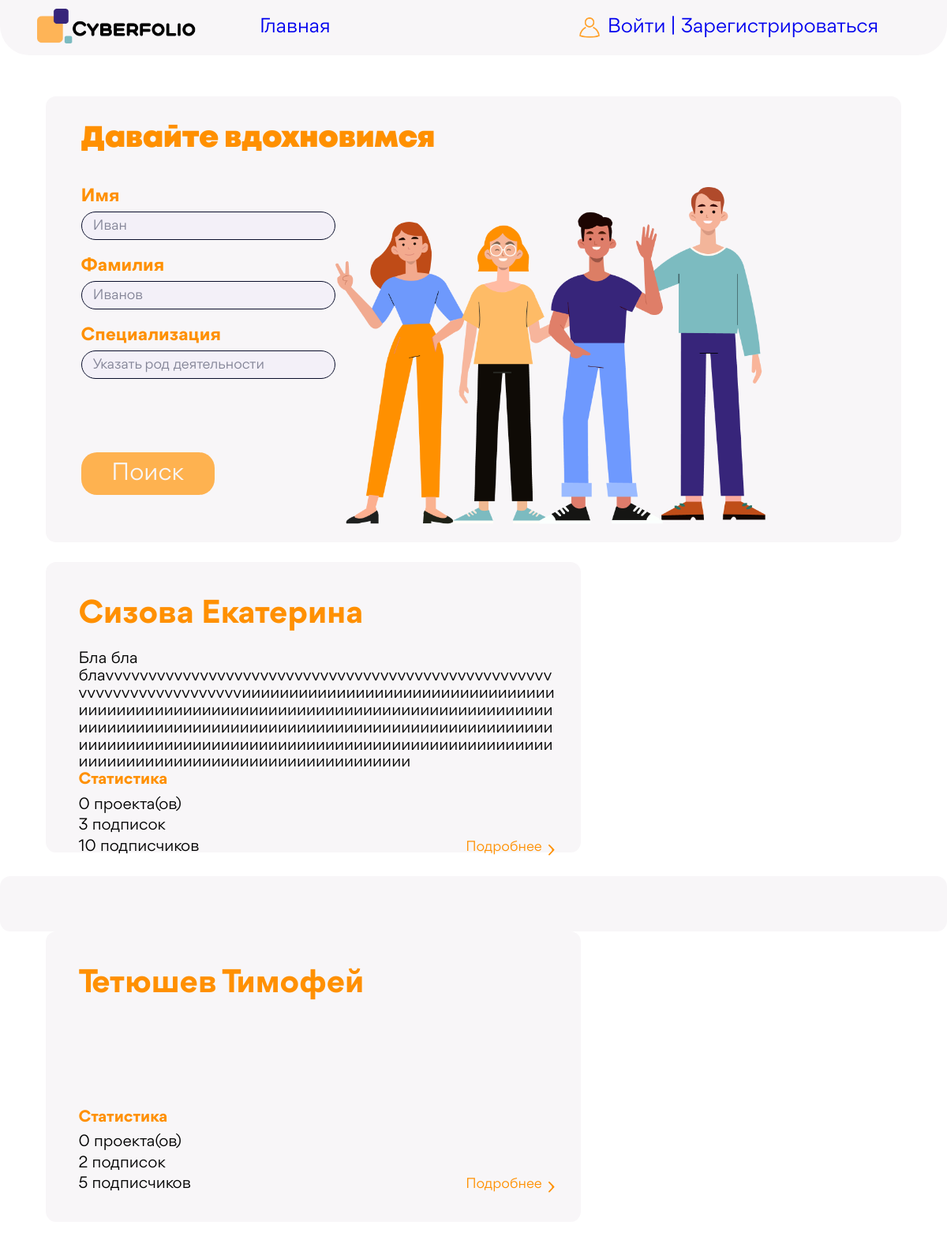
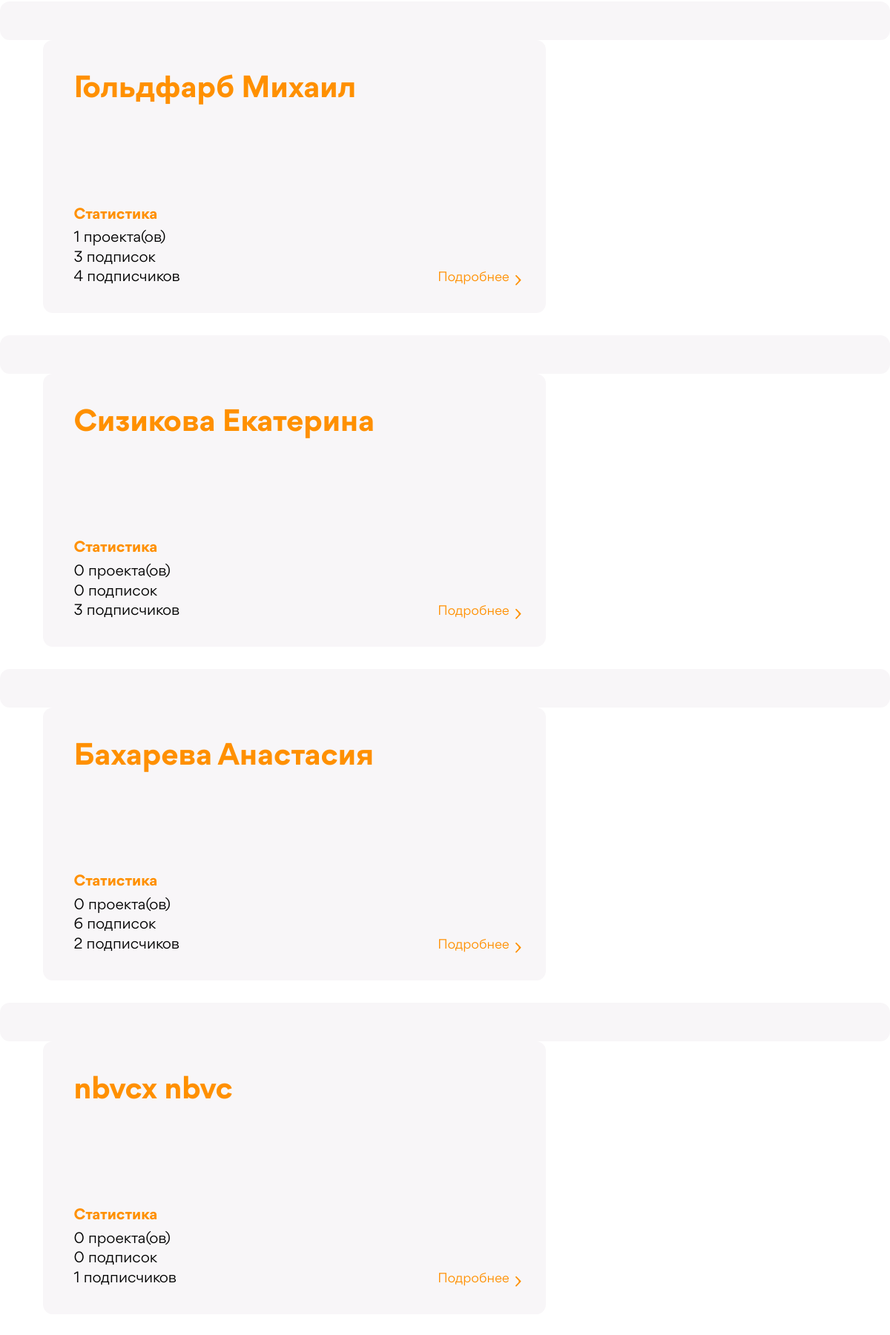
The page / (upper part) on the database its author committed (2 pictures, top to bottom).
### Accounts/models.py (models this page shows, shortened)
class User(AbstractUser):
    sur_sur_name = models.CharField(max_length=20, verbose_name="Фамилия",blank=True)
    slug = models.SlugField(verbose_name='Слаг', unique=True)
    descriptions = models.TextField(max_length=300, verbose_name='Описание',blank=True)
    email = models.EmailField(verbose_name='Почта',blank=True)
    spec = models.ForeignKey('Specs', db_index=True, on_delete=models.PROTECT, verbose_name="Специализация",blank=True, default=1)
    photo = models.ImageField(upload_to=user_directory_path, blank=True, verbose_name="Фото")
    time_create = models.DateTimeField(auto_now_add=True, verbose_name="Время создания")
    vk_url = models.URLField(max_length=128, blank=True, verbose_name='VK')
    hh_url = models.URLField(max_length=128,blank=True, verbose_name='HH')
    behance_url = models.URLField(max_length=128,blank=True,verbose_name='BH')
    def get_projects(self):
        return Project.objects.all().filter(users=self)
    def count_projects(self):
        return self.get_projects().count()
    def get_followers(self):
        return Follow.objects.all().filter(follow_from_id=self.id).values_list('follow_to', flat=True)
    def count_followers(self):
        return self.get_followers().count()
    def count_followings(self):
        return Follow.objects.all().filter(follow_to_id=self.id).count()
    def get_short_name(self):
        return '{0} {1}'.format(self.last_name, self.first_name)
    class Meta:
        verbose_name = 'Юзер'
        verbose_name_plural = 'Юзеры'
        ordering = ['id']

### Accounts/views.py (the view)
# urls.py: 2. Add a URL to urlpatterns:  path('', Home.as_view(), name='home')
class Home(ListView):
    model = User
    template_name = "main_page.html"
    context_object_name = "users"
    def get_context_data(self, *, object_list = None, **kwargs):
        context = super().get_context_data(**kwargs)
        context['title'] = "Главная страница"
        return context
    def get_queryset(self):
        users = User.objects.all().exclude(id=self.request.user.id).filter(is_superuser=0)
        if self.request.method == 'GET':
            first_name = self.request.GET.get('first_name')
            last_name = self.request.GET.get('last_name')
            spec = self.request.GET.get('specialization')
            first_name_q = Q()
            if first_name:
                first_name_q = Q(first_name__icontains=first_name)
            last_name_q = Q()
            if last_name:
                last_name_q = Q(last_name__icontains=last_name)
            if spec:
                try:
                    spec_obj = Specs.objects.get(name=spec)
                    users = users.filter(spec=spec_obj)
                except Specs.DoesNotExist:
                    pass
            users = users.filter(first_name_q & last_name_q)
        users = users.annotate(num_followers=Count('following')).order_by('-num_followers')
        return users

### templates/main_page.html (shortened to what this page needs)
{% extends 'base.html' %}
{% load static %}
{% block css %}
    <link rel="stylesheet" href="{% static 'css/normalize.css' %}">
    <link rel="stylesheet" href="{% static 'css/general_styles.css' %}">
    <link rel="stylesheet" href="{% static 'css/main_page.css' %}">
    <link href = "{% static 'fonts/stylesheet.css' %}" rel = "stylesheet" type = "text/css" />
{% endblock %}
{% block content %}
    <div class="search_container">
            <div class="search_header">
                Давайте вдохновимся
            </div>
            <div class="search_info">
                <form method="GET" action="{% url 'home' %}">
                    <div class="input-heading">Имя</div>
                    <input type="text" name="first_name" id="first_name" value="{{ request.GET.first_name }}" placeholder="Иван" class="input search_input">
                    <div class="input-heading">Фамилия</div>
                    <input type="text" name="last_name" id="last_name" value="{{ request.GET.last_name }}" placeholder="Иванов" class="input search_input">
                    <div class="input-heading">Специализация</div>
                    <input type="text" name="specialization" id="specialization" value="{{ request.GET.specialization }}" placeholder="Указать род деятельности" class="input search_input">
                    <div class="search_button-container">
                        <button type="submit" class="usual-button search_button">Поиск</button>
                    </div>
                </form>
                <div>
                    <img class="search_img" src="{% static 'images/mainpage_img.png' %}">
                </div>
            </div>
        </div>
<div class="users">
{% for u in users %}
    <div class="user-card-container">
            <div class="left-section card-container">
                <div class="user-header">{{ u.get_short_name }}</div>
                <p class="user-text">{{ u.descriptions }}</p>
                <div class="user-statistic-header">Статистика</div>
                <div class="statistic-container">
                    <ul class="statistic-list">
                        <li class="statistic-item">{{ u.count_projects }} проекта(ов)</li>
                        <li class="statistic-item">{{ u.count_followers }} подписок</li>
                        <li class="statistic-item">{{ u.count_followings }} подписчиков</li>
                    </ul>
                    <a href="{% url 'profile' slug=u.slug %}" class="project-link">
                        <h5 class="abour-project">Подробнее</h5>
                        <img class="abour-project-icon" src="{% static 'images/about-project-icon.svg' %}">
                    </a>
                    </div>
                </div>
            </div>
            <div class="right-section card-container">
            </div>
        </div>
{% endfor %}
{% endblock %}

### Accounts/static/css/general_styles.css (style rules this page uses)
body { background-image: url(../images/background.png); background-size: cover; background-repeat: no-repeat; }
.usual-button { background-color: #feb250; padding: 1.14vw 2.70vw; border-radius: 1.66vw; color: #f8f6f8 !important; font-weight: 400; font-size: 2.5vw; line-height: 2.7vw; border: 0px !important; }
p { margin: 0; }
a { text-decoration: none; }
input { text-decoration: none; border: 0px; color: #000000; }
ul { list-style: none; margin: 0; padding: 0; }
img { max-width: 100%; }
html { font-family: "Gordita"; }
* { box-sizing: border-box; }
.user-text { font-family: 'Gordita'; font-style: normal; font-weight: 400; font-size: 1.6667vw; line-height: 1.8229vw; overflow-wrap: break-word; }
.statistic-item:not(:last-child) { margin-bottom: 0.41vw; }
.user-statistic-header { display: inline; font-weight: 700; font-size: 1.66667vw; line-height: 1.8229vw; color: #FF9000; margin-bottom: 0.78125vw; margin-top: 0px; padding: 0px; }
.statistic-item { font-weight: 400; font-size: 1.66667vw; line-height: 1.8229vw; flex-wrap: nowrap; display: flex; margin-top: 0px; padding: 0px; }
.abour-project { font-weight: 400; font-size: 1.46vw; line-height: 1.5625vw; color: #FF9000; }
.abour-project-icon { min-width: 0.7vw; max-width: 0.7vw; margin-left: 0.68125vw; }
.project-link { display: flex; flex-direction: row; align-items: center; margin-top: auto; }
.card-container { background-color: #F8F6F8; border-radius: 1.1vw; }
.input::placeholder { color: #828396; }
.input { border: 0.15vw solid #090E2B; border-radius: 4.01vw; padding: 0.78vw 1.198vw; transition: 0.3s box-shadow, 0.3s border-color; background: #f3f0f8; font-style: normal; font-weight: 400; font-size: 1.8vw; line-height: 1.354vw; }

### Accounts/static/css/main_page.css (style rules this page uses)
.search_container { display: flex; background: #F8F6F8; border-radius: 1.09vw; width: 90.4%; margin: auto; margin-top: 4.32vw; margin-bottom: 2.08vw; flex-direction: column; padding: 2.55vw 4.16vw 1.45vw 3.75vw; }
.search_header { font-family: 'Mont'; font-style: normal; font-weight: 900; font-size: 3.125vw; line-height: 4.01vw; color: #FF9000; margin-bottom: 3.02vw; }
.input-heading { font-family: 'Gordita'; font-style: normal; font-weight: 700; font-size: 1.875vw; line-height: 2.03vw; color: #FF9000; margin-bottom: 0.57vw; }
.search_info { display: flex; }
.search_img { width: 45.4vw; }
.search_button { font-family: 'Gordita'; font-style: normal; font-weight: 400; font-size: 2.5vw; line-height: 2.7vw; color: #F8F6F8; border: none; padding: 0.93vw 3.02vw; margin-top: 5.98vw; width: 14.1vw; }
.search_input { font-family: 'Gordita'; font-style: normal; font-weight: 400; font-size: 1.45vw; line-height: 1.56vw; color: #000000; padding: 0.78vw 2.91vw 0.52vw 1.19vw; width: 26.9vw; border: 0.15vw solid #090E2B; border-radius: 4.01vw; }
.search_input:not(:last-child) { margin-bottom: 1.71vw; }
.search_button-container { display: flex; }
.user-card-container { width: 90.4%; margin-left: auto; margin-right: auto; display: flex; justify-content: space-between; margin-bottom: 2.5vw; height: 30.677vw; }
.left-section { padding: 3.75vw 2.7vw 3.1vw 3.49vw; width: 56.51vw; display: flex; flex-direction: column; }
.right-section { padding: 2.396vw 2.55vw 1.927vw 2.55vw; }
.statistic-container { display: flex; justify-content: space-between; align-items: flex-end; }
.project-link { align-self: end; align-items: end !important; }
.user-text { margin-bottom: auto; }
h5 { margin: 0px; }
.user-header { font-weight: 700; font-size: 3.333vw; line-height: 3.6vw; color: #FF9000; margin-bottom: 2vw; }

### rows shown on the page
User: get_short_name "Сизова Екатерина", descriptions "Бла бла блаvvvvvvvvvvvvvvvvvvvvvvvvvvvvvvvvvvvvvvvvvvvvvvvvvvvvvvvvvvvvvvvvvvvvvvvииииииииииииииииииииииииииииииииииииииииииииииииииииииииииииииииииииииииииииииииииииииииииииииииииииииииииииииииииииииииииииииииииииииииииииииииииииииииииииииииииииииииииииииииииииииииииииииииииииииииииииииииииииииииии", count_projects "0", count_followers "3", count_followings "10"
User: get_short_name "Тетюшев Тимофей", count_projects "0", count_followers "2", count_followings "5"
User: get_short_name "Гольдфарб Михаил", count_projects "1", count_followers "3", count_followings "4"
User: get_short_name "Сизикова Екатерина", count_projects "0", count_followers "0", count_followings "3"
User: get_short_name "Бахарева Анастасия", count_projects "0", count_followers "6", count_followings "2"
User: get_short_name "nbvcx nbvc", count_projects "0", count_followers "0", count_followings "1"
